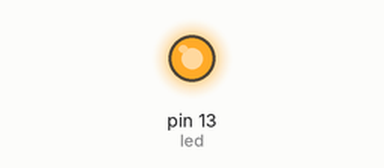
This sketch was run on a simulated Arduino Uno, built with avr-gcc and run on an emulated ATmega328P. Parts: output pins drawn as LEDs (lit = HIGH).

Above: at 0.1 s.
Timing chart, 0 to 1.6 s (numbered marks = the images above):
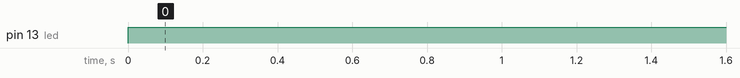

Measured:
- by itself, pin 13 (led): LOW → HIGH at 0.00 s

The sketch:

Blinky5.ino
```cpp
/*
  Blinky the one eye'd bandit
  Turns on an LED based on a series of values in an array, repeatedly.
*/

// Pin 13 has an LED connected on most Arduino boards.
// give it a name:
int led = 13;
int array[6] = {22, 4, 13, 8, 3, 19};
int size = sizeof(array);
int i = 0;
// the setup routine runs once when you press reset:
void setup() {
  // initialize the digital pin as an output.
  pinMode(led, OUTPUT);
}
// the loop routine runs over and over again forever:
void loop() {
  for (int x = 0; x = size -1;){
    if (i = array[x])
      {
        digitalWrite(led, HIGH);   // turn the LED on (HIGH is the voltage level)
        delay(array[x]*1000);               // wait for value of array x 100
        digitalWrite(led, LOW);    // turn the LED off by making the voltage LOW
        delay(9000);               // wait for value of array x 100
        x++;
        i = 0;                               //reset i
      }
      else
      {
       i++;
      }
   }
   for (int x = size; x > size -1;)
   {
     x=0;
   }
}
```
